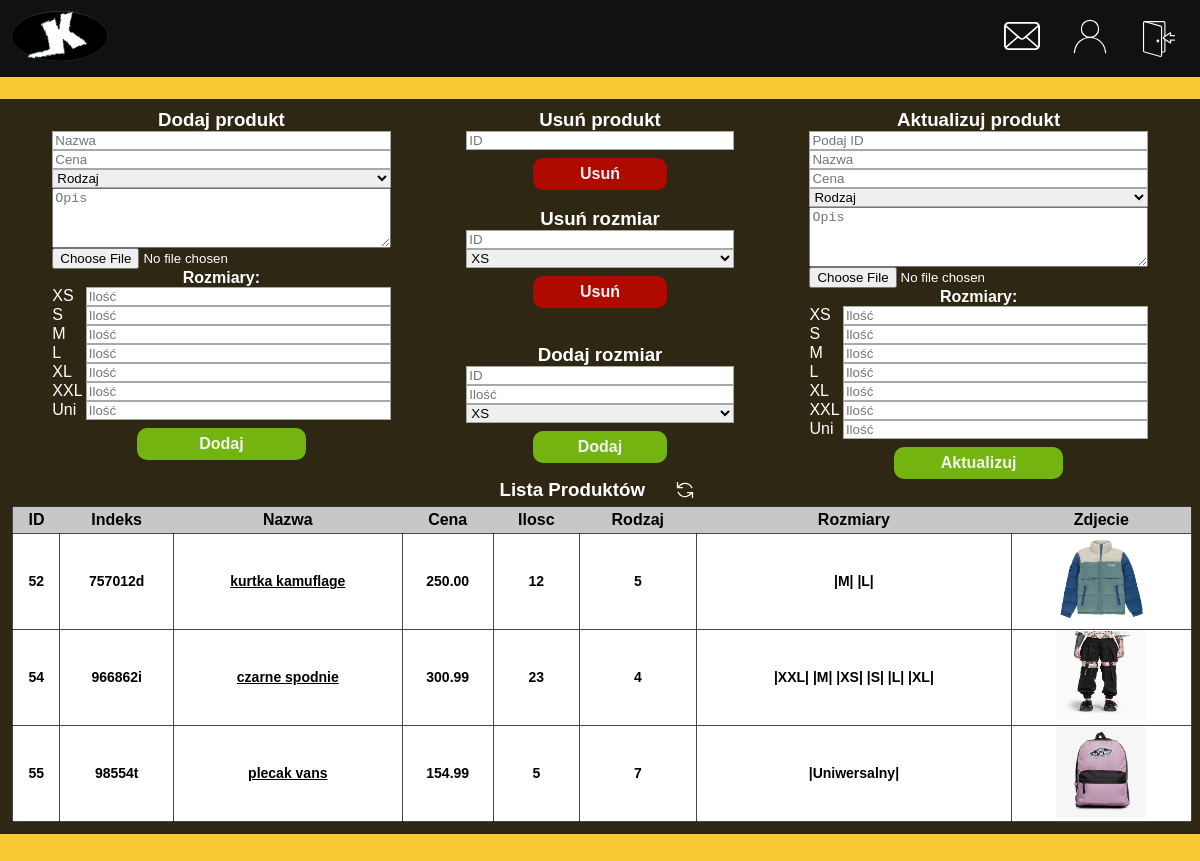
Page /panel.php (signed in) on the committed database.
### tables this page shows
CREATE TABLE `produkty` (
  `id` int(11) NOT NULL,
  `nazwa` varchar(200) NOT NULL,
  `cena` decimal(10,2) NOT NULL,
  `ilosc` smallint(6) NOT NULL,
  `rodzaj` varchar(50) NOT NULL,
  `opis` text NOT NULL,
  `zdjecie` varchar(255) DEFAULT NULL,
  `indeks_produktu` varchar(8) DEFAULT NULL,
  `link` varchar(255) DEFAULT NULL
);

CREATE TABLE `rozmiary_produktow` (
  `id` int(11) NOT NULL,
  `id_produktu` int(11) NOT NULL,
  `rozmiar` varchar(20) NOT NULL,
  `ilosc` smallint(6) NOT NULL
);

### panel.php (the view, shortened to what this page needs)
<!DOCTYPE html>
<html lang="pl">
<head>
    <link rel="stylesheet" href="s.css?v=1.3">
</head>
<body>
<header class="naglowek">
<?php include_once("laczenieZbaza.php");?>
<div class='menu1'>
    <a href="index.php"><img src="svg/logo1.svg" alt="logo" width="100px" height="auto"></a>
</div>
<div class='wyloguj'>
    <a href="wiadomosci_klientow.php" id='wiadomosc'><img src="svg/email_panel.svg" alt="wiadomosci" width="36px" height="36px"></a>
<?php
    if( isset( $_SESSION['email'] ) && !empty( $_SESSION['email'] ) ){
        echo "<a href='konto.php' id='konto'><img src='svg/account.svg' width='36px' height='36px' alt='konto'></a>";
    }
    if( isset( $_SESSION['email'] ) && !empty( $_SESSION['email'] ) ){
        echo "<form  action='wyloguj.php'  method='POST'>
                <button id='wyloguj'><img src='svg/logout.svg' width='36px' height='36px' alt='&#9032'></button> </form>";
    }
?>
</div>
</header>
<br>
<div class="contener">
<div class="menu_panelu">
<div class="panel" id="panel1">
    <h3   id="p1">Dodaj produkt</h3>
    <form action="dodaj_produkt.php" class="form_panel" method="post" id="form1" enctype="multipart/form-data">
        <input type="text" name="nazwa" placeholder="Nazwa">
        <input type="text" name="cena" placeholder="Cena">
        <select name="rodzaj">
        <option value="">Rodzaj</option>
        </select>
        <textarea type="text" name="opis" placeholder="Opis" style="resize: vertical; min-height:60px;"></textarea>
        <input type="file" name="zdjecie" placeholder="Zdjecie">
        <p style="font-weight:bold;">Rozmiary:</p>
        <div class="rozmiary">
        <label for="XS">XS</label>
        <input type="number" min=0 name="XS" placeholder="Ilość">
        <label for="S">S</label>
        <input type="number" min=0 name="S" placeholder="Ilość">
        <label for="M">M</label>
        <input type="number" min=0 name="M" placeholder="Ilość">
        <label for="L">L</label>
        <input type="number" min=0 name="L" placeholder="Ilość">
        <label for="XL">XL</label>
        <input type="number" min=0 name="XL" placeholder="Ilość">
        <label for="XXL">XXL</label>
        <input type="number" min=0 name="XXL" placeholder="Ilość">
        <label for="Uniwersalny">Uni</label>
        <input type="number" min=0 name="Uniwersalny" placeholder="Ilość">
        </div>
        <button type="submit" class="zielony_przycisk">Dodaj</button>
    </form>
</div>
<div class="panel" id="panel2">
    <h3 id="p2" >Usuń produkt</h3>
    <form action="usun_produkt.php" class="form_panel" method="post" id="form2">
        <input type="text" name="id" placeholder="ID" >
        <button type="submit" class="czerwony_przycisk">Usuń</button>
    </form>
    <br>
    <h3 style="font-weight:bold;">Usuń rozmiar</h3>
        <form action="usun_rozmiar.php" class="form_panel" method="post" id="form5">
            <input type="text" name="id" placeholder="ID" >
            <select name="rozmiar" >
                <option value="XS">XS</option>
            </select>
            <button type="submit" class="czerwony_przycisk">Usuń</button>
        </form>
    <br>
    <br>
    <h3>Dodaj rozmiar</h3>
    <form action="dodaj_rozmiar.php" class="form_panel" method="post" id="form6">
        <input type="text" name="id" placeholder="ID">
        <input type="number" min=0 name="ilosc" placeholder="Ilość">
        <select name="rozmiar">
                <option value="XS">XS</option>
            </select>
            <button type="submit" class="zielony_przycisk">Dodaj</button>
    </form>
</div>
<div class="panel" id="panel3">
    <h3  id="p4">Aktualizuj produkt</h3>
    <form action="akt_produkt.php" class="form_panel" method="post" id="form3" enctype="multipart/form-data">
        <input type="text" name="id"  placeholder="Podaj ID">
        <input type="text" name="nazwa" placeholder="Nazwa">
        <input type="text" name="cena" placeholder="Cena">
        <select name="rodzaj">
            <option value="">Rodzaj</option>
        </select>
        <textarea name="opis" placeholder="Opis" style="resize: vertical; min-height:60px;"></textarea>
        <input type="file" name="zdjecie" placeholder="Zdjecie">
        <p style="font-weight:bold;">Rozmiary:</p>
        <div class="rozmiary">
        <label for="XS">XS</label>
        <input type="number" min=0 name="XS" placeholder="Ilość">
        <label for="S">S</label>
        <input type="number" min=0 name="S" placeholder="Ilość">
        <label for="M">M</label>
        <input type="number" min=0 name="M" placeholder="Ilość">
        <label for="L">L</label>
        <input type="number" min=0 name="L" placeholder="Ilość">
        <label for="XL">XL</label>
        <input type="number" min=0 name="XL" placeholder="Ilość">
        <label for="XXL">XXL</label>
        <input type="number" min=0 name="XXL" placeholder="Ilość">
        <label for="Uniwersalny">Uni</label>
        <input type="number" min=0 name="Uniwersalny" placeholder="Ilość">
        </div>
        <button type="submit" class="zielony_przycisk">Aktualizuj</button>
    </form>
</div>
<div class="panel" id="panel4">
    <div class="lista_produktow">
    <h3 id="p5">Lista Produktów</h3>
    <button class="button_refresh" onClick="window.location.reload();"><img src="svg/refresh.svg" alt="&#10227" width="20px" height="20px"></button>
    </div>
    <table class="tabela_produktow">
        <tr>
            <th>ID</th>
            <th>Indeks</th>
            <th>Nazwa</th>
            <th>Cena</th>
            <th>Ilosc</th>
            <th>Rodzaj</th>
            <th>Rozmiary</th>
            <th>Zdjecie</th>
        </tr>
<?php
$pyt_produkt = $conn->query("SELECT * FROM produkty")->fetchAll();
foreach($pyt_produkt as $linia){
    $pyt_rozmiar = $conn->prepare("SELECT rozmiar FROM rozmiary_produktow WHERE id_produktu = ?");
    $pyt_rozmiar->execute([$linia["id"]]);
    echo "<tr>";
    echo "<td>" . $linia["id"] . "</td>";
    echo "<td>" . $linia["indeks_produktu"] . "</td>";
    echo "<td>" . "<a style='color:black;' href=" .$linia["link"].">".$linia["nazwa"] . "</a></td>";
    echo "<td>" . $linia["cena"] . "</td>";
    echo "<td>" . $linia["ilosc"] . "</td>";
    echo "<td>" . $linia["rodzaj"] . "</td>";
    echo "<td>";
    while($kolejny = $pyt_rozmiar->fetch()){
        echo  " |".$kolejny['rozmiar'] ."| ";
    }
    echo "</td>";
    if( $linia["zdjecie"] == NULL ){
        echo "<td>" . "Brak" . "</td>";
    }
    else{
        echo "<td>" . "<img src=$linia[zdjecie] width=90px height=90px>" . "</td>";
    }
    echo "</tr>";
}
echo "</table>";
?>
</div>
</div>
</div>
</body>
</html>

### s.css (style rules this page uses)
* { box-sizing: border-box; margin: 0; }
body { min-height: 100vh; display: flex; flex-direction: column; background: #fbc936; font-family:'Segoe UI'; color: black; margin: 0; }
.contener { padding-bottom: 2rem; flex: 1; }
.naglowek { display: flex; flex-direction: row; align-items: center; padding: 10px; background-color: rgb(17, 17, 17); }
#wyloguj { transition: 0.5s; background-color: transparent; border: none; font-size: 20px; width: 42px; height: 42px; font-weight: bold; align-items: center; text-decoration: none; color: white; padding: 7px; cursor: pointer; transition: 1s; }
#konto, #log_in, #wiadomosc { padding: 6px; transition: 1s; }
.wyloguj { display: flex; column-gap: 20px; justify-content: right; align-items: center; flex: 20%; padding-right: 14px; }
.menu1 { align-items: center; float: left; flex: 30%; }
.menu_panelu { background-color: #0e0e0edc; padding: 10px; display: flex; flex-wrap: wrap; flex-direction: row; color: white; }
.menu_panelu #panel1 { flex: 22.5%; text-align: center; }
.menu_panelu #panel2 { flex: 15%; text-align: center; }
.menu_panelu #panel3 { flex: 22.5%; text-align: center; }
.menu_panelu #panel4 { flex: 40%; text-align: center; }
.panel { font-family: arial; font-size: 16px; }
.panel h3 { cursor:default; }
.form_panel { display: flex; flex-direction: column; width: 80%; margin-left: auto; margin-right: auto; }
.form_panel input, .form_panel select { width: 100%; border: 1px rgb(168, 168, 168) solid; border-radius: 0; margin-left: auto; margin-right: auto; }
.form_panel input[type=file] { border: none; }
.zielony_przycisk, .czerwony_przycisk { cursor: pointer; border: none; border-radius: 10px; height: 4vh; width: 50%; margin-top: 1vh; margin-left: auto; margin-right: auto; font-weight: bold; font-size: 1rem; color: rgb(243, 243, 243); transition: 0.5s; }
.zielony_przycisk { background-color: #73b410; }
.czerwony_przycisk { background-color: #af0900; transition: 0.5s; }
.rozmiary { display: grid; grid-template-columns: 1fr 10fr; grid-template-rows: repeat(7, 1fr); grid-column-gap: 3px; grid-row-gap: 0px; }
.rozmiary label { width: fit-content; }
.rozmiary input { width: 100%; }
.tabela_produktow { color: black; width: 100%; background-color: #ffffff; border: 1px solid #000000b7; padding: 3px; margin: 2px; font-size: 16px; font-weight: bold; border-collapse:collapse; }
.tabela_produktow tr td { border: 1px solid #000000b7; font-size: 14px; font-weight: bold; border-collapse:collapse; width: max-content; }
.tabela_produktow th { padding: 4px; background-color: #c7c7c7; }
.lista_produktow { display:flex; flex-direction:row; gap:2%; justify-content:center; }
.button_refresh { background-color: transparent; border: none; cursor: pointer; transition: 0.2s; }

### rows in the picture
produkty: id "52", indeks_produktu "757012d", nazwa "kurtka kamuflage", cena "250.00", ilosc "12", rodzaj "5", zdjecie (picture)
rozmiary_produktow: rozmiar "M"
rozmiary_produktow: rozmiar "L"
produkty: id "54", indeks_produktu "966862i", nazwa "czarne spodnie", cena "300.99", ilosc "23", rodzaj "4", zdjecie (picture)
rozmiary_produktow: rozmiar "XXL"
rozmiary_produktow: rozmiar "M"
rozmiary_produktow: rozmiar "XS"
rozmiary_produktow: rozmiar "S"
rozmiary_produktow: rozmiar "L"
rozmiary_produktow: rozmiar "XL"
produkty: id "55", indeks_produktu "98554t", nazwa "plecak vans", cena "154.99", ilosc "5", rodzaj "7", zdjecie (picture)
rozmiary_produktow: rozmiar "Uniwersalny"
